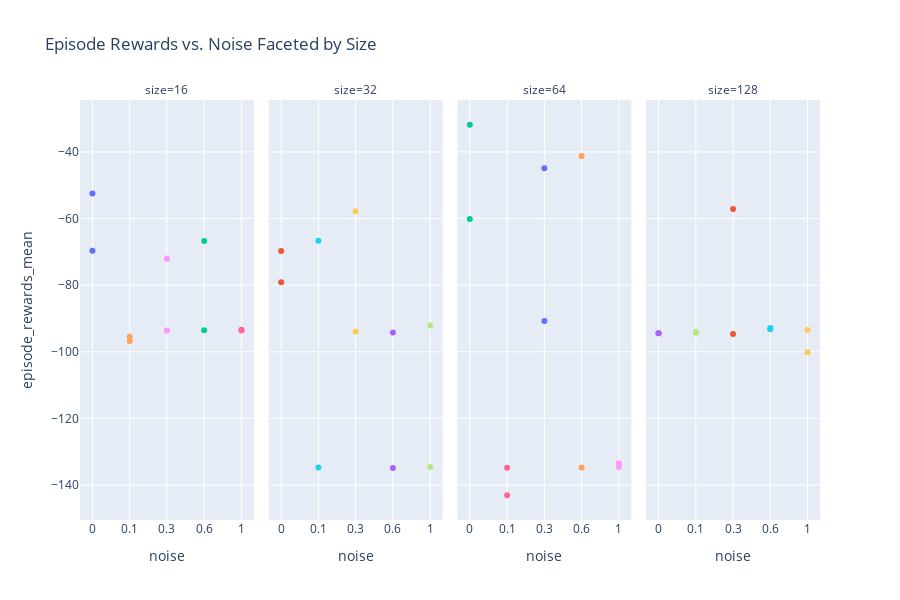

Notebook code cell kept with this figure:
### Code cell
import plotly.express as px

# Define readable names for selected hyperparams
readable_names = {
    hyperparam_columns[0]: "noise",
    hyperparam_columns[1]: "size"
}

# Rename columns in a copy of the dataframe
plot_df = sub_df.rename(columns=readable_names)

# Assign new column names
x_col = "noise"
y_col = "episode_rewards_mean"
facet_col = "size"

# Plot
fig = px.scatter(
    plot_df,
    x=x_col,
    y=y_col,
    color="experiment_name",  # Optional: color by experiment
    facet_col=facet_col,
    title="Episode Rewards vs. Noise Faceted by Size",
    height=600
)

fig.update_layout(showlegend=False)
fig.show()

### Figure 1 — Plotly figure (JSON) as saved in the notebook; plotly's stock layout.template omitted (floating-point values rounded to 4 significant figures)
{"data": [{"hovertemplate": "experiment_name=0000_agent_params.args_.action_w_noise_amplitude_0__estimator.args_.lin_hidden_out_size_16<br>size=16<br>noise=%{x}<br>episode_rewards_mean=%{y}<extra></extra>", "legendgroup": "0000_agent_params.args_.action_w_noise_amplitude_0__estimator.args_.lin_hidden_out_size_16", "marker": {"color": "#636efa", "symbol": "circle"}, "mode": "markers", "name": "0000_agent_params.args_.action_w_noise_amplitude_0__estimator.args_.lin_hidden_out_size_16", "orientation": "v", "showlegend": true, "type": "scatter", "x": ["0", "0"], "xaxis": "x", "y": [-69.7, -52.51], "yaxis": "y"}, {"hovertemplate": "experiment_name=0001_agent_params.args_.action_w_noise_amplitude_0__estimator.args_.lin_hidden_out_size_32<br>size=32<br>noise=%{x}<br>episode_rewards_mean=%{y}<extra></extra>", "legendgroup": "0001_agent_params.args_.action_w_noise_amplitude_0__estimator.args_.lin_hidden_out_size_32", "marker": {"color": "#EF553B", "symbol": "circle"}, "mode": "markers", "name": "0001_agent_params.args_.action_w_noise_amplitude_0__estimator.args_.lin_hidden_out_size_32", "orientation": "v", "showlegend": true, "type": "scatter", "x": ["0", "0"], "xaxis": "x2", "y": [-69.72, -79.13], "yaxis": "y2"}, {"hovertemplate": "experiment_name=0002_agent_params.args_.action_w_noise_amplitude_0__estimator.args_.lin_hidden_out_size_64<br>size=64<br>noise=%{x}<br>episode_rewards_mean=%{y}<extra></extra>", "legendgroup": "0002_agent_params.args_.action_w_noise_amplitude_0__estimator.args_.lin_hidden_out_size_64", "marker": {"color": "#00cc96", "symbol": "circle"}, "mode": "markers", "name": "0002_agent_params.args_.action_w_noise_amplitude_0__estimator.args_.lin_hidden_out_size_64", "orientation": "v", "showlegend": true, "type": "scatter", "x": ["0", "0"], "xaxis": "x3", "y": [-60.17, -31.84], "yaxis": "y3"}, {"hovertemplate": "experiment_name=0003_agent_params.args_.action_w_noise_amplitude_0__estimator.args_.lin_hidden_out_size_128<br>size=128<br>noise=%{x}<br>episode_rewards_mean=%{y}<extra></extra>", "legendgroup": "0003_agent_params.args_.action_w_noise_amplitude_0__estimator.args_.lin_hidden_out_size_128", "marker": {"color": "#ab63fa", "symbol": "circle"}, "mode": "markers", "name": "0003_agent_params.args_.action_w_noise_amplitude_0__estimator.args_.lin_hidden_out_size_128", "orientation": "v", "showlegend": true, "type": "scatter", "x": ["0", "0"], "xaxis": "x4", "y": [-94.42, -94.42], "yaxis": "y4"}, {"hovertemplate": "experiment_name=0004_agent_params.args_.action_w_noise_amplitude_0.1__estimator.args_.lin_hidden_out_size_16<br>size=16<br>noise=%{x}<br>episode_rewards_mean=%{y}<extra></extra>", "legendgroup": "0004_agent_params.args_.action_w_noise_amplitude_0.1__estimator.args_.lin_hidden_out_size_16", "marker": {"color": "#FFA15A", "symbol": "circle"}, "mode": "markers", "name": "0004_agent_params.args_.action_w_noise_amplitude_0.1__estimator.args_.lin_hidden_out_size_16", "orientation": "v", "showlegend": true, "type": "scatter", "x": ["0.1", "0.1"], "xaxis": "x", "y": [-95.51, -96.8], "yaxis": "y"}, {"hovertemplate": "experiment_name=0005_agent_params.args_.action_w_noise_amplitude_0.1__estimator.args_.lin_hidden_out_size_32<br>size=32<br>noise=%{x}<br>episode_rewards_mean=%{y}<extra></extra>", "legendgroup": "0005_agent_params.args_.action_w_noise_amplitude_0.1__estimator.args_.lin_hidden_out_size_32", "marker": {"color": "#19d3f3", "symbol": "circle"}, "mode": "markers", "name": "0005_agent_params.args_.action_w_noise_amplitude_0.1__estimator.args_.lin_hidden_out_size_32", "orientation": "v", "showlegend": true, "type": "scatter", "x": ["0.1", "0.1"], "xaxis": "x2", "y": [-134.8, -66.71], "yaxis": "y2"}, {"hovertemplate": "experiment_name=0006_agent_params.args_.action_w_noise_amplitude_0.1__estimator.args_.lin_hidden_out_size_64<br>size=64<br>noise=%{x}<br>episode_rewards_mean=%{y}<extra></extra>", "legendgroup": "0006_agent_params.args_.action_w_noise_amplitude_0.1__estimator.args_.lin_hidden_out_size_64", "marker": {"color": "#FF6692", "symbol": "circle"}, "mode": "markers", "name": "0006_agent_params.args_.action_w_noise_amplitude_0.1__estimator.args_.lin_hidden_out_size_64", "orientation": "v", "showlegend": true, "type": "scatter", "x": ["0.1", "0.1"], "xaxis": "x3", "y": [-134.9, -143.1], "yaxis": "y3"}, {"hovertemplate": "experiment_name=0007_agent_params.args_.action_w_noise_amplitude_0.1__estimator.args_.lin_hidden_out_size_128<br>size=128<br>noise=%{x}<br>episode_rewards_mean=%{y}<extra></extra>", "legendgroup": "0007_agent_params.args_.action_w_noise_amplitude_0.1__estimator.args_.lin_hidden_out_size_128", "marker": {"color": "#B6E880", "symbol": "circle"}, "mode": "markers", "name": "0007_agent_params.args_.action_w_noise_amplitude_0.1__estimator.args_.lin_hidden_out_size_128", "orientation": "v", "showlegend": true, "type": "scatter", "x": ["0.1", "0.1"], "xaxis": "x4", "y": [-94.29, -94.09], "yaxis": "y4"}, {"hovertemplate": "experiment_name=0008_agent_params.args_.action_w_noise_amplitude_0.3__estimator.args_.lin_hidden_out_size_16<br>size=16<br>noise=%{x}<br>episode_rewards_mean=%{y}<extra></extra>", "legendgroup": "0008_agent_params.args_.action_w_noise_amplitude_0.3__estimator.args_.lin_hidden_out_size_16", "marker": {"color": "#FF97FF", "symbol": "circle"}, "mode": "markers", "name": "0008_agent_params.args_.action_w_noise_amplitude_0.3__estimator.args_.lin_hidden_out_size_16", "orientation": "v", "showlegend": true, "type": "scatter", "x": ["0.3", "0.3"], "xaxis": "x", "y": [-72.08, -93.6], "yaxis": "y"}, {"hovertemplate": "experiment_name=0009_agent_params.args_.action_w_noise_amplitude_0.3__estimator.args_.lin_hidden_out_size_32<br>size=32<br>noise=%{x}<br>episode_rewards_mean=%{y}<extra></extra>", "legendgroup": "0009_agent_params.args_.action_w_noise_amplitude_0.3__estimator.args_.lin_hidden_out_size_32", "marker": {"color": "#FECB52", "symbol": "circle"}, "mode": "markers", "name": "0009_agent_params.args_.action_w_noise_amplitude_0.3__estimator.args_.lin_hidden_out_size_32", "orientation": "v", "showlegend": true, "type": "scatter", "x": ["0.3", "0.3"], "xaxis": "x2", "y": [-57.84, -93.9], "yaxis": "y2"}, {"hovertemplate": "experiment_name=0010_agent_params.args_.action_w_noise_amplitude_0.3__estimator.args_.lin_hidden_out_size_64<br>size=64<br>noise=%{x}<br>episode_rewards_mean=%{y}<extra></extra>", "legendgroup": "0010_agent_params.args_.action_w_noise_amplitude_0.3__estimator.args_.lin_hidden_out_size_64", "marker": {"color": "#636efa", "symbol": "circle"}, "mode": "markers", "name": "0010_agent_params.args_.action_w_noise_amplitude_0.3__estimator.args_.lin_hidden_out_size_64", "orientation": "v", "showlegend": true, "type": "scatter", "x": ["0.3", "0.3"], "xaxis": "x3", "y": [-90.79, -44.92], "yaxis": "y3"}, {"hovertemplate": "experiment_name=0011_agent_params.args_.action_w_noise_amplitude_0.3__estimator.args_.lin_hidden_out_size_128<br>size=128<br>noise=%{x}<br>episode_rewards_mean=%{y}<extra></extra>", "legendgroup": "0011_agent_params.args_.action_w_noise_amplitude_0.3__estimator.args_.lin_hidden_out_size_128", "marker": {"color": "#EF553B", "symbol": "circle"}, "mode": "markers", "name": "0011_agent_params.args_.action_w_noise_amplitude_0.3__estimator.args_.lin_hidden_out_size_128", "orientation": "v", "showlegend": true, "type": "scatter", "x": ["0.3", "0.3"], "xaxis": "x4", "y": [-57.13, -94.68], "yaxis": "y4"}, {"hovertemplate": "experiment_name=0012_agent_params.args_.action_w_noise_amplitude_0.6__estimator.args_.lin_hidden_out_size_16<br>size=16<br>noise=%{x}<br>episode_rewards_mean=%{y}<extra></extra>", "legendgroup": "0012_agent_params.args_.action_w_noise_amplitude_0.6__estimator.args_.lin_hidden_out_size_16", "marker": {"color": "#00cc96", "symbol": "circle"}, "mode": "markers", "name": "0012_agent_params.args_.action_w_noise_amplitude_0.6__estimator.args_.lin_hidden_out_size_16", "orientation": "v", "showlegend": true, "type": "scatter", "x": ["0.6", "0.6"], "xaxis": "x", "y": [-66.78, -93.57], "yaxis": "y"}, {"hovertemplate": "experiment_name=0013_agent_params.args_.action_w_noise_amplitude_0.6__estimator.args_.lin_hidden_out_size_32<br>size=32<br>noise=%{x}<br>episode_rewards_mean=%{y}<extra></extra>", "legendgroup": "0013_agent_params.args_.action_w_noise_amplitude_0.6__estimator.args_.lin_hidden_out_size_32", "marker": {"color": "#ab63fa", "symbol": "circle"}, "mode": "markers", "name": "0013_agent_params.args_.action_w_noise_amplitude_0.6__estimator.args_.lin_hidden_out_size_32", "orientation": "v", "showlegend": true, "type": "scatter", "x": ["0.6", "0.6"], "xaxis": "x2", "y": [-134.9, -94.2], "yaxis": "y2"}, {"hovertemplate": "experiment_name=0014_agent_params.args_.action_w_noise_amplitude_0.6__estimator.args_.lin_hidden_out_size_64<br>size=64<br>noise=%{x}<br>episode_rewards_mean=%{y}<extra></extra>", "legendgroup": "0014_agent_params.args_.action_w_noise_amplitude_0.6__estimator.args_.lin_hidden_out_size_64", "marker": {"color": "#FFA15A", "symbol": "circle"}, "mode": "markers", "name": "0014_agent_params.args_.action_w_noise_amplitude_0.6__estimator.args_.lin_hidden_out_size_64", "orientation": "v", "showlegend": true, "type": "scatter", "x": ["0.6", "0.6"], "xaxis": "x3", "y": [-41.22, -134.7], "yaxis": "y3"}, {"hovertemplate": "experiment_name=0015_agent_params.args_.action_w_noise_amplitude_0.6__estimator.args_.lin_hidden_out_size_128<br>size=128<br>noise=%{x}<br>episode_rewards_mean=%{y}<extra></extra>", "legendgroup": "0015_agent_params.args_.action_w_noise_amplitude_0.6__estimator.args_.lin_hidden_out_size_128", "marker": {"color": "#19d3f3", "symbol": "circle"}, "mode": "markers", "name": "0015_agent_params.args_.action_w_noise_amplitude_0.6__estimator.args_.lin_hidden_out_size_128", "orientation": "v", "showlegend": true, "type": "scatter", "x": ["0.6", "0.6"], "xaxis": "x4", "y": [-92.87, -93.21], "yaxis": "y4"}, {"hovertemplate": "experiment_name=0016_agent_params.args_.action_w_noise_amplitude_1__estimator.args_.lin_hidden_out_size_16<br>size=16<br>noise=%{x}<br>episode_rewards_mean=%{y}<extra></extra>", "legendgroup": "0016_agent_params.args_.action_w_noise_amplitude_1__estimator.args_.lin_hidden_out_size_16", "marker": {"color": "#FF6692", "symbol": "circle"}, "mode": "markers", "name": "0016_agent_params.args_.action_w_noise_amplitude_1__estimator.args_.lin_hidden_out_size_16", "orientation": "v", "showlegend": true, "type": "scatter", "x": ["1", "1"], "xaxis": "x", "y": [-93.39, -93.59], "yaxis": "y"}, {"hovertemplate": "experiment_name=0017_agent_params.args_.action_w_noise_amplitude_1__estimator.args_.lin_hidden_out_size_32<br>size=32<br>noise=%{x}<br>episode_rewards_mean=%{y}<extra></extra>", "legendgroup": "0017_agent_params.args_.action_w_noise_amplitude_1__estimator.args_.lin_hidden_out_size_32", "marker": {"color": "#B6E880", "symbol": "circle"}, "mode": "markers", "name": "0017_agent_params.args_.action_w_noise_amplitude_1__estimator.args_.lin_hidden_out_size_32", "orientation": "v", "showlegend": true, "type": "scatter", "x": ["1", "1"], "xaxis": "x2", "y": [-134.6, -92.11], "yaxis": "y2"}, {"hovertemplate": "experiment_name=0018_agent_params.args_.action_w_noise_amplitude_1__estimator.args_.lin_hidden_out_size_64<br>size=64<br>noise=%{x}<br>episode_rewards_mean=%{y}<extra></extra>", "legendgroup": "0018_agent_params.args_.action_w_noise_amplitude_1__estimator.args_.lin_hidden_out_size_64", "marker": {"color": "#FF97FF", "symbol": "circle"}, "mode": "markers", "name": "0018_agent_params.args_.action_w_noise_amplitude_1__estimator.args_.lin_hidden_out_size_64", "orientation": "v", "showlegend": true, "type": "scatter", "x": ["1", "1"], "xaxis": "x3", "y": [-133.4, -134.6], "yaxis": "y3"}, {"hovertemplate": "experiment_name=0019_agent_params.args_.action_w_noise_amplitude_1__estimator.args_.lin_hidden_out_size_128<br>size=128<br>noise=%{x}<br>episode_rewards_mean=%{y}<extra></extra>", "legendgroup": "0019_agent_params.args_.action_w_noise_amplitude_1__estimator.args_.lin_hidden_out_size_128", "marker": {"color": "#FECB52", "symbol": "circle"}, "mode": "markers", "name": "0019_agent_params.args_.action_w_noise_amplitude_1__estimator.args_.lin_hidden_out_size_128", "orientation": "v", "showlegend": true, "type": "scatter", "x": ["1", "1"], "xaxis": "x4", "y": [-100.1, -93.49], "yaxis": "y4"}], "layout": {"annotations": [{"font": {}, "showarrow": false, "text": "size=16", "x": 0.1175, "xanchor": "center", "xref": "paper", "y": 1, "yanchor": "bottom", "yref": "paper"}, {"font": {}, "showarrow": false, "text": "size=32", "x": 0.3725, "xanchor": "center", "xref": "paper", "y": 1, "yanchor": "bottom", "yref": "paper"}, {"font": {}, "showarrow": false, "text": "size=64", "x": 0.6275, "xanchor": "center", "xref": "paper", "y": 1, "yanchor": "bottom", "yref": "paper"}, {"font": {}, "showarrow": false, "text": "size=128", "x": 0.8825, "xanchor": "center", "xref": "paper", "y": 1, "yanchor": "bottom", "yref": "paper"}], "height": 600, "legend": {"title": {"text": "experiment_name"}, "tracegroupgap": 0}, "showlegend": false, "title": {"text": "Episode Rewards vs. Noise Faceted by Size"}, "xaxis": {"anchor": "y", "domain": [0, 0.235], "title": {"text": "noise"}}, "xaxis2": {"anchor": "y2", "domain": [0.255, 0.49], "matches": "x", "title": {"text": "noise"}}, "xaxis3": {"anchor": "y3", "domain": [0.51, 0.745], "matches": "x", "title": {"text": "noise"}}, "xaxis4": {"anchor": "y4", "domain": [0.765, 1.0], "matches": "x", "title": {"text": "noise"}}, "yaxis": {"anchor": "x", "domain": [0, 1], "title": {"text": "episode_rewards_mean"}}, "yaxis2": {"anchor": "x2", "domain": [0, 1], "matches": "y", "showticklabels": false}, "yaxis3": {"anchor": "x3", "domain": [0, 1], "matches": "y", "showticklabels": false}, "yaxis4": {"anchor": "x4", "domain": [0, 1], "matches": "y", "showticklabels": false}}}
